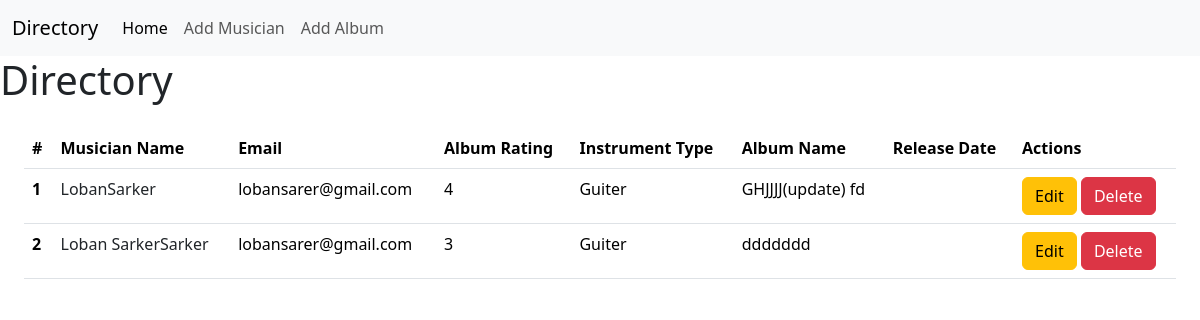
Before: / with the older database file.
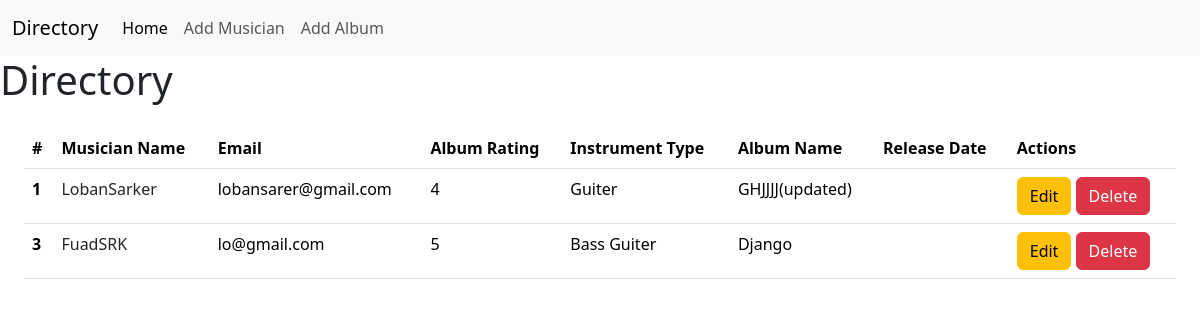
After: the same page with the newer database file.
### album/models.py (models this page shows)
class Album (models.Model):
    album_name = models.CharField(max_length=30)
    musician = models.ForeignKey(Musician,on_delete=models.CASCADE)
    release=models.DateField(auto_now_add=True)
    rating =models.IntegerField()

### musician/models.py (models this page shows, shortened)
class Musician(models.Model):
    first_name = models.CharField(max_length=20)
    last_name = models.CharField(max_length=20)
    email=models.EmailField()
    phone=models.CharField(max_length=12)
    instrument_type = models.CharField(max_length=50)

### musiciansDirectory/views.py (the view)
# urls.py: path('',AlbumView.as_view(),name='homepage' ),
class AlbumView(ListView):
    model = Album
    template_name='home.html'

### templates/home.html
{% extends 'base.html' %}
{% block content %}
<h1>Directory</h1>
<div class="d-flex flex-wrap m-4">
<table class="table">
  <thead>
    <tr>
      <th scope="col">#</th>
      <th scope="col">Musician Name</th>
      <th scope="col">Email</th>
      <th scope="col">Album Rating</th>
      <th scope="col">Instrument Type</th>
      <th scope="col">Album Name</th>
      <th scope="col">Release Date</th>
      <th scope="col">Actions</th>
    </tr>
  </thead>
  <tbody>
    {% for album in object_list %}
    <tr>
      <th scope="row">{{album.musician.id}}</th>
      <td><a href="{% url 'edit_musician' album.id %}" class="text-decoration-none text-dark">{{album.musician.first_name}}{{album.musician.last_name}}</a></td>
      <td>{{album.musician.email}}</td>
      <td>{{album.rating}}</td>
      <td>{{album.musician.instrument_type}}</td>
      <td>{{album.album_name}}</td>
      <td>{{album.release_date}}</td>
      <td><a href="{% url 'edit_album' album.id %}" class="btn btn-warning">Edit</a>
        <a href="{% url 'delete_album' album.id %}" class="btn btn-danger">Delete</a>
      </td>
    </tr>
  {% endfor %}
  </tbody>
</table>
</div>
{% endblock %}

### templates/base.html (shortened to what this page needs)
<!DOCTYPE html>
<html lang="en">
<head>
    <link href="https://cdn.jsdelivr.net/npm/bootstrap@5.3.2/dist/css/bootstrap.min.css" rel="stylesheet">
</head>
<body>
    <nav class="navbar navbar-expand-lg bg-body-tertiary">
        <div class="container-fluid">
          <a class="navbar-brand" href="#">Directory</a>
          <div class="collapse navbar-collapse" id="navbarNav">
            <ul class="navbar-nav">
              <li class="nav-item">
                <a class="nav-link active" aria-current="page" href="{% url 'homepage' %}">Home</a>
              </li>
              <li class="nav-item">
                <a class="nav-link" href="{% url 'add_musician' %}">Add Musician</a>
              </li>
              <li class="nav-item">
                <a class="nav-link" href="{% url 'add_album' %}">Add Album</a>
              </li>
            </ul>
          </div>
        </div>
      </nav>
{% block content %}
{% endblock %}
</body>
</html>

Changed rows visible on the page:
removed Album: musician.id "2", musician.first_name "Loban Sarker", musician.last_name "Sarker", musician.email "lobansarer@gmail.com", rating "3", musician.instrument_type "Guiter", album_name "ddddddd"
changed Album "Loban": album_name "GHJJJJ(update) fd" → "GHJJJJ(updated)"
added Album: musician.id "3", musician.first_name "Fuad", musician.last_name "SRK", musician.email "lo@gmail.com", rating "5", musician.instrument_type "Bass Guiter", album_name "Django"
